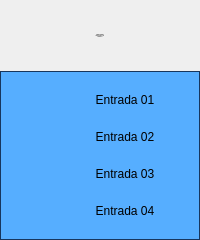
<?xml version="1.0" encoding="UTF-8"?>
<ui version="4.0">
 <class>Form</class>
 <widget class="QWidget" name="Form">
  <property name="geometry">
   <rect>
    <x>0</x>
    <y>0</y>
    <width>200</width>
    <height>240</height>
   </rect>
  </property>
  <property name="minimumSize">
   <size>
    <width>200</width>
    <height>240</height>
   </size>
  </property>
  <property name="maximumSize">
   <size>
    <width>200</width>
    <height>240</height>
   </size>
  </property>
  <property name="windowTitle">
   <string>Cartão 5069-IY4 05 Remota 01</string>
  </property>
  <layout class="QVBoxLayout" name="verticalLayout">
   <property name="spacing">
    <number>0</number>
   </property>
   <property name="leftMargin">
    <number>0</number>
   </property>
   <property name="topMargin">
    <number>0</number>
   </property>
   <property name="rightMargin">
    <number>0</number>
   </property>
   <property name="bottomMargin">
    <number>0</number>
   </property>
   <item>
    <layout class="QVBoxLayout" name="verticalLayout_2">
     <property name="spacing">
      <number>0</number>
     </property>
     <item>
      <widget class="PyDMLabel" name="PyDMLabel_2">
       <property name="maximumSize">
        <size>
         <width>16777215</width>
         <height>71</height>
        </size>
       </property>
       <property name="font">
        <font>
         <pointsize>-1</pointsize>
        </font>
       </property>
       <property name="toolTip">
        <string/>
       </property>
       <property name="styleSheet">
        <string notr="true">PyDMLabel {
 qproperty-alignment: AlignCenter;
 border: 1px solid #FF17365D;
 background-color: #FF17365D;
 color: rgb(255, 255, 255);
 min-height: 65px;
 max-height: 65px;
 font-size: 14px;
}
</string>
       </property>
       <property name="text">
        <string>Falhas Hardware
Cartão 5069-IY4 05
Remota 01</string>
       </property>
       <property name="alignment">
        <set>Qt::AlignCenter</set>
       </property>
      </widget>
     </item>
     <item>
      <widget class="QFrame" name="frame">
       <property name="styleSheet">
        <string notr="true">QFrame#frame{
     border: 1px solid #FF17365D;
	 background-color: #56aeff;
}

PyDMByteIndicator {
  min-height: 1.50em;
  max-height: 1.50em;
  min-width: 1.50em;
}</string>
       </property>
       <property name="frameShape">
        <enum>QFrame::StyledPanel</enum>
       </property>
       <property name="frameShadow">
        <enum>QFrame::Raised</enum>
       </property>
       <layout class="QVBoxLayout" name="verticalLayout_3">
        <property name="spacing">
         <number>0</number>
        </property>
        <property name="leftMargin">
         <number>0</number>
        </property>
        <property name="topMargin">
         <number>0</number>
        </property>
        <property name="rightMargin">
         <number>0</number>
        </property>
        <property name="bottomMargin">
         <number>0</number>
        </property>
        <item>
         <layout class="QGridLayout" name="gridLayout">
          <property name="leftMargin">
           <number>5</number>
          </property>
          <property name="topMargin">
           <number>5</number>
          </property>
          <property name="rightMargin">
           <number>5</number>
          </property>
          <property name="bottomMargin">
           <number>5</number>
          </property>
          <property name="horizontalSpacing">
           <number>5</number>
          </property>
          <property name="verticalSpacing">
           <number>10</number>
          </property>
          <item row="3" column="0">
           <widget class="PyDMByteIndicator" name="PyDMByteIndicator_3">
            <property name="sizePolicy">
             <sizepolicy hsizetype="Fixed" vsizetype="Fixed">
              <horstretch>0</horstretch>
              <verstretch>0</verstretch>
             </sizepolicy>
            </property>
            <property name="minimumSize">
             <size>
              <width>27</width>
              <height>27</height>
             </size>
            </property>
            <property name="maximumSize">
             <size>
              <width>30</width>
              <height>27</height>
             </size>
            </property>
            <property name="toolTip">
             <string/>
            </property>
            <property name="channel" stdset="0">
             <string>ca://RA-RaSIA02:RF-IntlkComp-1:InAng11-Mon.VAL</string>
            </property>
            <property name="onColor" stdset="0">
             <color>
              <red>255</red>
              <green>0</green>
              <blue>0</blue>
             </color>
            </property>
            <property name="offColor" stdset="0">
             <color>
              <red>0</red>
              <green>255</green>
              <blue>0</blue>
             </color>
            </property>
            <property name="showLabels" stdset="0">
             <bool>false</bool>
            </property>
            <property name="circles" stdset="0">
             <bool>true</bool>
            </property>
           </widget>
          </item>
          <item row="0" column="1">
           <widget class="PyDMLabel" name="PyDMLabel">
            <property name="sizePolicy">
             <sizepolicy hsizetype="Fixed" vsizetype="Fixed">
              <horstretch>0</horstretch>
              <verstretch>0</verstretch>
             </sizepolicy>
            </property>
            <property name="minimumSize">
             <size>
              <width>100</width>
              <height>25</height>
             </size>
            </property>
            <property name="maximumSize">
             <size>
              <width>100</width>
              <height>25</height>
             </size>
            </property>
            <property name="toolTip">
             <string/>
            </property>
            <property name="text">
             <string>Entrada 01</string>
            </property>
            <property name="alignment">
             <set>Qt::AlignCenter</set>
            </property>
            <property name="channel" stdset="0">
             <string/>
            </property>
           </widget>
          </item>
          <item row="0" column="0">
           <widget class="PyDMByteIndicator" name="PyDMByteIndicator">
            <property name="sizePolicy">
             <sizepolicy hsizetype="Fixed" vsizetype="Fixed">
              <horstretch>0</horstretch>
              <verstretch>0</verstretch>
             </sizepolicy>
            </property>
            <property name="minimumSize">
             <size>
              <width>27</width>
              <height>27</height>
             </size>
            </property>
            <property name="maximumSize">
             <size>
              <width>30</width>
              <height>27</height>
             </size>
            </property>
            <property name="toolTip">
             <string/>
            </property>
            <property name="channel" stdset="0">
             <string>ca://RA-RaSIA02:RF-IntlkComp-1:InAng08-Mon.VAL</string>
            </property>
            <property name="onColor" stdset="0">
             <color>
              <red>255</red>
              <green>0</green>
              <blue>0</blue>
             </color>
            </property>
            <property name="offColor" stdset="0">
             <color>
              <red>0</red>
              <green>255</green>
              <blue>0</blue>
             </color>
            </property>
            <property name="showLabels" stdset="0">
             <bool>false</bool>
            </property>
            <property name="circles" stdset="0">
             <bool>true</bool>
            </property>
           </widget>
          </item>
          <item row="2" column="0">
           <widget class="PyDMByteIndicator" name="PyDMByteIndicator_2">
            <property name="sizePolicy">
             <sizepolicy hsizetype="Fixed" vsizetype="Fixed">
              <horstretch>0</horstretch>
              <verstretch>0</verstretch>
             </sizepolicy>
            </property>
            <property name="minimumSize">
             <size>
              <width>27</width>
              <height>27</height>
             </size>
            </property>
            <property name="maximumSize">
             <size>
              <width>30</width>
              <height>27</height>
             </size>
            </property>
            <property name="toolTip">
             <string/>
            </property>
            <property name="channel" stdset="0">
             <string>ca://RA-RaSIA02:RF-IntlkComp-1:InAng10-Mon.VAL</string>
            </property>
            <property name="onColor" stdset="0">
             <color>
              <red>255</red>
              <green>0</green>
              <blue>0</blue>
             </color>
            </property>
            <property name="offColor" stdset="0">
             <color>
              <red>0</red>
              <green>255</green>
              <blue>0</blue>
             </color>
            </property>
            <property name="showLabels" stdset="0">
             <bool>false</bool>
            </property>
            <property name="circles" stdset="0">
             <bool>true</bool>
            </property>
           </widget>
          </item>
          <item row="1" column="1">
           <widget class="PyDMLabel" name="PyDMLabel_3">
            <property name="sizePolicy">
             <sizepolicy hsizetype="Fixed" vsizetype="Fixed">
              <horstretch>0</horstretch>
              <verstretch>0</verstretch>
             </sizepolicy>
            </property>
            <property name="minimumSize">
             <size>
              <width>100</width>
              <height>25</height>
             </size>
            </property>
            <property name="maximumSize">
             <size>
              <width>100</width>
              <height>25</height>
             </size>
            </property>
            <property name="toolTip">
             <string/>
            </property>
            <property name="text">
             <string>Entrada 02</string>
            </property>
            <property name="alignment">
             <set>Qt::AlignCenter</set>
            </property>
           </widget>
          </item>
          <item row="2" column="1">
           <widget class="PyDMLabel" name="PyDMLabel_4">
            <property name="sizePolicy">
             <sizepolicy hsizetype="Fixed" vsizetype="Fixed">
              <horstretch>0</horstretch>
              <verstretch>0</verstretch>
             </sizepolicy>
            </property>
            <property name="minimumSize">
             <size>
              <width>100</width>
              <height>25</height>
             </size>
            </property>
            <property name="maximumSize">
             <size>
              <width>100</width>
              <height>25</height>
             </size>
            </property>
            <property name="toolTip">
             <string/>
            </property>
            <property name="text">
             <string>Entrada 03</string>
            </property>
            <property name="alignment">
             <set>Qt::AlignCenter</set>
            </property>
           </widget>
          </item>
          <item row="3" column="1">
           <widget class="PyDMLabel" name="PyDMLabel_5">
            <property name="sizePolicy">
             <sizepolicy hsizetype="Fixed" vsizetype="Fixed">
              <horstretch>0</horstretch>
              <verstretch>0</verstretch>
             </sizepolicy>
            </property>
            <property name="minimumSize">
             <size>
              <width>100</width>
              <height>25</height>
             </size>
            </property>
            <property name="maximumSize">
             <size>
              <width>100</width>
              <height>25</height>
             </size>
            </property>
            <property name="toolTip">
             <string/>
            </property>
            <property name="text">
             <string>Entrada 04</string>
            </property>
            <property name="alignment">
             <set>Qt::AlignCenter</set>
            </property>
           </widget>
          </item>
          <item row="1" column="0">
           <widget class="PyDMByteIndicator" name="PyDMByteIndicator_4">
            <property name="sizePolicy">
             <sizepolicy hsizetype="Fixed" vsizetype="Fixed">
              <horstretch>0</horstretch>
              <verstretch>0</verstretch>
             </sizepolicy>
            </property>
            <property name="minimumSize">
             <size>
              <width>27</width>
              <height>27</height>
             </size>
            </property>
            <property name="maximumSize">
             <size>
              <width>30</width>
              <height>27</height>
             </size>
            </property>
            <property name="toolTip">
             <string/>
            </property>
            <property name="channel" stdset="0">
             <string>ca://RA-RaSIA02:RF-IntlkComp-1:InAng09-Mon.VAL</string>
            </property>
            <property name="onColor" stdset="0">
             <color>
              <red>255</red>
              <green>0</green>
              <blue>0</blue>
             </color>
            </property>
            <property name="offColor" stdset="0">
             <color>
              <red>0</red>
              <green>255</green>
              <blue>0</blue>
             </color>
            </property>
            <property name="showLabels" stdset="0">
             <bool>false</bool>
            </property>
            <property name="circles" stdset="0">
             <bool>true</bool>
            </property>
           </widget>
          </item>
         </layout>
        </item>
       </layout>
      </widget>
     </item>
    </layout>
   </item>
  </layout>
 </widget>
 <customwidgets>
  <customwidget>
   <class>PyDMLabel</class>
   <extends>QLabel</extends>
   <header>pydm.widgets.label</header>
  </customwidget>
  <customwidget>
   <class>PyDMByteIndicator</class>
   <extends>QWidget</extends>
   <header>pydm.widgets.byte</header>
  </customwidget>
 </customwidgets>
 <resources/>
 <connections/>
</ui>
